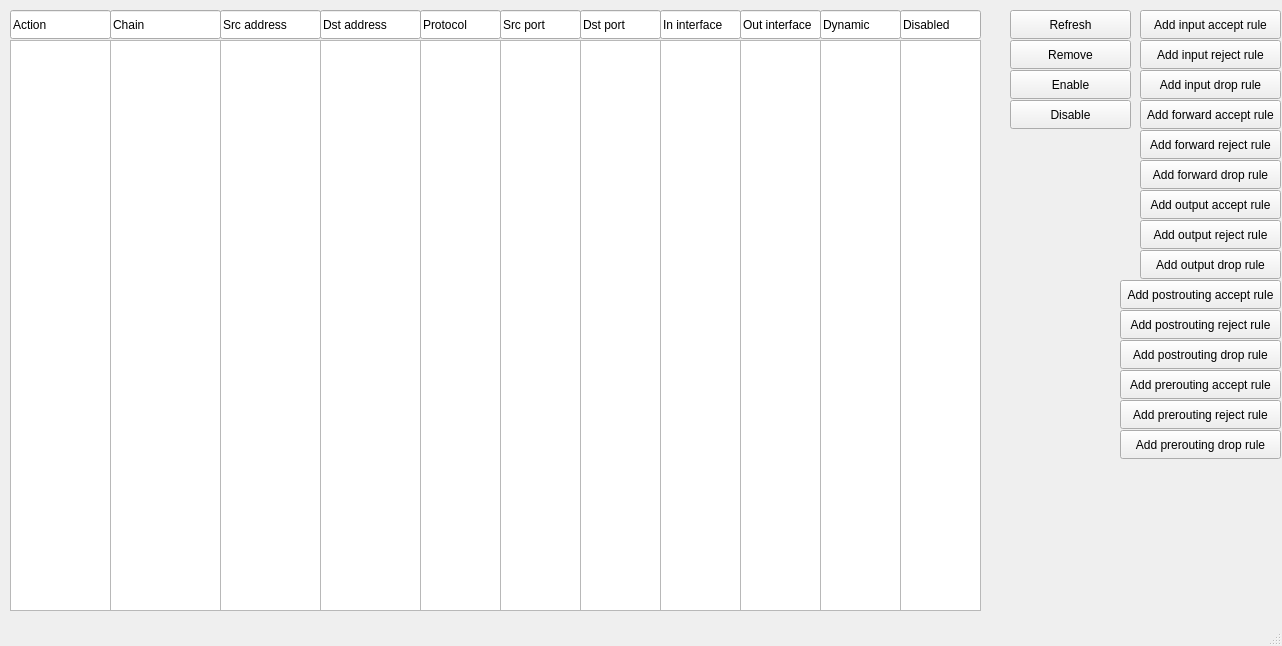
<?xml version="1.0" encoding="UTF-8"?>
<ui version="4.0">
 <class>MainWindow</class>
 <widget class="QMainWindow" name="MainWindow">
  <property name="geometry">
   <rect>
    <x>0</x>
    <y>0</y>
    <width>1282</width>
    <height>646</height>
   </rect>
  </property>
  <property name="windowTitle">
   <string>Mangle</string>
  </property>
  <widget class="QWidget" name="centralwidget">
   <widget class="QPushButton" name="refreshButton">
    <property name="geometry">
     <rect>
      <x>1010</x>
      <y>10</y>
      <width>121</width>
      <height>29</height>
     </rect>
    </property>
    <property name="text">
     <string>Refresh</string>
    </property>
   </widget>
   <widget class="QPushButton" name="disableButton">
    <property name="geometry">
     <rect>
      <x>1010</x>
      <y>100</y>
      <width>121</width>
      <height>29</height>
     </rect>
    </property>
    <property name="text">
     <string>Disable</string>
    </property>
   </widget>
   <widget class="QLineEdit" name="version_3">
    <property name="geometry">
     <rect>
      <x>320</x>
      <y>10</y>
      <width>101</width>
      <height>29</height>
     </rect>
    </property>
    <property name="text">
     <string>Dst address</string>
    </property>
   </widget>
   <widget class="QLineEdit" name="package_2">
    <property name="geometry">
     <rect>
      <x>10</x>
      <y>10</y>
      <width>101</width>
      <height>29</height>
     </rect>
    </property>
    <property name="text">
     <string>Action</string>
    </property>
   </widget>
   <widget class="QListWidget" name="ininterfaceField">
    <property name="geometry">
     <rect>
      <x>660</x>
      <y>40</y>
      <width>81</width>
      <height>571</height>
     </rect>
    </property>
   </widget>
   <widget class="QLineEdit" name="version_6">
    <property name="geometry">
     <rect>
      <x>580</x>
      <y>10</y>
      <width>81</width>
      <height>29</height>
     </rect>
    </property>
    <property name="text">
     <string>Dst port</string>
    </property>
   </widget>
   <widget class="QLineEdit" name="version_8">
    <property name="geometry">
     <rect>
      <x>740</x>
      <y>10</y>
      <width>81</width>
      <height>29</height>
     </rect>
    </property>
    <property name="text">
     <string>Out interface</string>
    </property>
   </widget>
   <widget class="QListWidget" name="outinterfaceField">
    <property name="geometry">
     <rect>
      <x>740</x>
      <y>40</y>
      <width>81</width>
      <height>571</height>
     </rect>
    </property>
   </widget>
   <widget class="QPushButton" name="inputrejectButton">
    <property name="geometry">
     <rect>
      <x>1140</x>
      <y>40</y>
      <width>141</width>
      <height>29</height>
     </rect>
    </property>
    <property name="text">
     <string>Add input reject rule</string>
    </property>
   </widget>
   <widget class="QLineEdit" name="version_5">
    <property name="geometry">
     <rect>
      <x>500</x>
      <y>10</y>
      <width>81</width>
      <height>29</height>
     </rect>
    </property>
    <property name="text">
     <string>Src port</string>
    </property>
   </widget>
   <widget class="QLineEdit" name="version_7">
    <property name="geometry">
     <rect>
      <x>660</x>
      <y>10</y>
      <width>81</width>
      <height>29</height>
     </rect>
    </property>
    <property name="text">
     <string>In interface</string>
    </property>
   </widget>
   <widget class="QPushButton" name="inputacceptButton">
    <property name="geometry">
     <rect>
      <x>1140</x>
      <y>10</y>
      <width>141</width>
      <height>29</height>
     </rect>
    </property>
    <property name="text">
     <string>Add input accept rule</string>
    </property>
   </widget>
   <widget class="QLineEdit" name="version_4">
    <property name="geometry">
     <rect>
      <x>420</x>
      <y>10</y>
      <width>81</width>
      <height>29</height>
     </rect>
    </property>
    <property name="text">
     <string>Protocol</string>
    </property>
   </widget>
   <widget class="QPushButton" name="fwdropButton">
    <property name="geometry">
     <rect>
      <x>1140</x>
      <y>160</y>
      <width>141</width>
      <height>29</height>
     </rect>
    </property>
    <property name="text">
     <string>Add forward drop rule</string>
    </property>
   </widget>
   <widget class="QPushButton" name="inputdropButton">
    <property name="geometry">
     <rect>
      <x>1140</x>
      <y>70</y>
      <width>141</width>
      <height>29</height>
     </rect>
    </property>
    <property name="text">
     <string>Add input drop rule</string>
    </property>
   </widget>
   <widget class="QListWidget" name="srcaddrField">
    <property name="geometry">
     <rect>
      <x>220</x>
      <y>40</y>
      <width>101</width>
      <height>571</height>
     </rect>
    </property>
   </widget>
   <widget class="QLineEdit" name="version_9">
    <property name="geometry">
     <rect>
      <x>820</x>
      <y>10</y>
      <width>81</width>
      <height>29</height>
     </rect>
    </property>
    <property name="text">
     <string>Dynamic</string>
    </property>
   </widget>
   <widget class="QLineEdit" name="version_2">
    <property name="geometry">
     <rect>
      <x>220</x>
      <y>10</y>
      <width>101</width>
      <height>29</height>
     </rect>
    </property>
    <property name="text">
     <string>Src address</string>
    </property>
   </widget>
   <widget class="QListWidget" name="dstaddrField">
    <property name="geometry">
     <rect>
      <x>320</x>
      <y>40</y>
      <width>101</width>
      <height>571</height>
     </rect>
    </property>
   </widget>
   <widget class="QPushButton" name="fwacceptButton">
    <property name="geometry">
     <rect>
      <x>1140</x>
      <y>100</y>
      <width>141</width>
      <height>29</height>
     </rect>
    </property>
    <property name="text">
     <string>Add forward accept rule</string>
    </property>
   </widget>
   <widget class="QListWidget" name="protField">
    <property name="geometry">
     <rect>
      <x>420</x>
      <y>40</y>
      <width>81</width>
      <height>571</height>
     </rect>
    </property>
   </widget>
   <widget class="QLineEdit" name="version">
    <property name="geometry">
     <rect>
      <x>110</x>
      <y>10</y>
      <width>111</width>
      <height>29</height>
     </rect>
    </property>
    <property name="text">
     <string>Chain</string>
    </property>
   </widget>
   <widget class="QListWidget" name="chainField">
    <property name="geometry">
     <rect>
      <x>110</x>
      <y>40</y>
      <width>111</width>
      <height>571</height>
     </rect>
    </property>
   </widget>
   <widget class="QListWidget" name="srcportField">
    <property name="geometry">
     <rect>
      <x>500</x>
      <y>40</y>
      <width>81</width>
      <height>571</height>
     </rect>
    </property>
   </widget>
   <widget class="QPushButton" name="enableButton">
    <property name="geometry">
     <rect>
      <x>1010</x>
      <y>70</y>
      <width>121</width>
      <height>29</height>
     </rect>
    </property>
    <property name="text">
     <string>Enable</string>
    </property>
   </widget>
   <widget class="QLineEdit" name="version_10">
    <property name="geometry">
     <rect>
      <x>900</x>
      <y>10</y>
      <width>81</width>
      <height>29</height>
     </rect>
    </property>
    <property name="text">
     <string>Disabled</string>
    </property>
   </widget>
   <widget class="QListWidget" name="dynamicField">
    <property name="geometry">
     <rect>
      <x>820</x>
      <y>40</y>
      <width>81</width>
      <height>571</height>
     </rect>
    </property>
   </widget>
   <widget class="QListWidget" name="actionField">
    <property name="geometry">
     <rect>
      <x>10</x>
      <y>40</y>
      <width>101</width>
      <height>571</height>
     </rect>
    </property>
   </widget>
   <widget class="QPushButton" name="removeButton">
    <property name="geometry">
     <rect>
      <x>1010</x>
      <y>40</y>
      <width>121</width>
      <height>29</height>
     </rect>
    </property>
    <property name="text">
     <string>Remove</string>
    </property>
   </widget>
   <widget class="QPushButton" name="fwrejectButton">
    <property name="geometry">
     <rect>
      <x>1140</x>
      <y>130</y>
      <width>141</width>
      <height>29</height>
     </rect>
    </property>
    <property name="text">
     <string>Add forward reject rule</string>
    </property>
   </widget>
   <widget class="QListWidget" name="dstportField">
    <property name="geometry">
     <rect>
      <x>580</x>
      <y>40</y>
      <width>81</width>
      <height>571</height>
     </rect>
    </property>
   </widget>
   <widget class="QListWidget" name="disableField">
    <property name="geometry">
     <rect>
      <x>900</x>
      <y>40</y>
      <width>81</width>
      <height>571</height>
     </rect>
    </property>
   </widget>
   <widget class="QPushButton" name="outputtrejectButton">
    <property name="geometry">
     <rect>
      <x>1140</x>
      <y>220</y>
      <width>141</width>
      <height>29</height>
     </rect>
    </property>
    <property name="text">
     <string>Add output reject rule</string>
    </property>
   </widget>
   <widget class="QPushButton" name="outputdropButton">
    <property name="geometry">
     <rect>
      <x>1140</x>
      <y>250</y>
      <width>141</width>
      <height>29</height>
     </rect>
    </property>
    <property name="text">
     <string>Add output drop rule</string>
    </property>
   </widget>
   <widget class="QPushButton" name="outputacceptButton">
    <property name="geometry">
     <rect>
      <x>1140</x>
      <y>190</y>
      <width>141</width>
      <height>29</height>
     </rect>
    </property>
    <property name="text">
     <string>Add output accept rule</string>
    </property>
   </widget>
   <widget class="QPushButton" name="postroutetacceptButton">
    <property name="geometry">
     <rect>
      <x>1120</x>
      <y>280</y>
      <width>161</width>
      <height>29</height>
     </rect>
    </property>
    <property name="text">
     <string>Add postrouting accept rule</string>
    </property>
   </widget>
   <widget class="QPushButton" name="postroutetdropButton">
    <property name="geometry">
     <rect>
      <x>1120</x>
      <y>340</y>
      <width>161</width>
      <height>29</height>
     </rect>
    </property>
    <property name="text">
     <string>Add postrouting drop rule</string>
    </property>
   </widget>
   <widget class="QPushButton" name="postroutettrejectButton">
    <property name="geometry">
     <rect>
      <x>1120</x>
      <y>310</y>
      <width>161</width>
      <height>29</height>
     </rect>
    </property>
    <property name="text">
     <string>Add postrouting reject rule</string>
    </property>
   </widget>
   <widget class="QPushButton" name="preroutedropButton">
    <property name="geometry">
     <rect>
      <x>1120</x>
      <y>430</y>
      <width>161</width>
      <height>29</height>
     </rect>
    </property>
    <property name="text">
     <string>Add prerouting drop rule</string>
    </property>
   </widget>
   <widget class="QPushButton" name="preroutetacceptButton">
    <property name="geometry">
     <rect>
      <x>1120</x>
      <y>370</y>
      <width>161</width>
      <height>29</height>
     </rect>
    </property>
    <property name="text">
     <string>Add prerouting accept rule</string>
    </property>
   </widget>
   <widget class="QPushButton" name="prerouterejectButton">
    <property name="geometry">
     <rect>
      <x>1120</x>
      <y>400</y>
      <width>161</width>
      <height>29</height>
     </rect>
    </property>
    <property name="text">
     <string>Add prerouting reject rule</string>
    </property>
   </widget>
  </widget>
  <widget class="QStatusBar" name="statusbar"/>
 </widget>
 <resources/>
 <connections/>
</ui>
